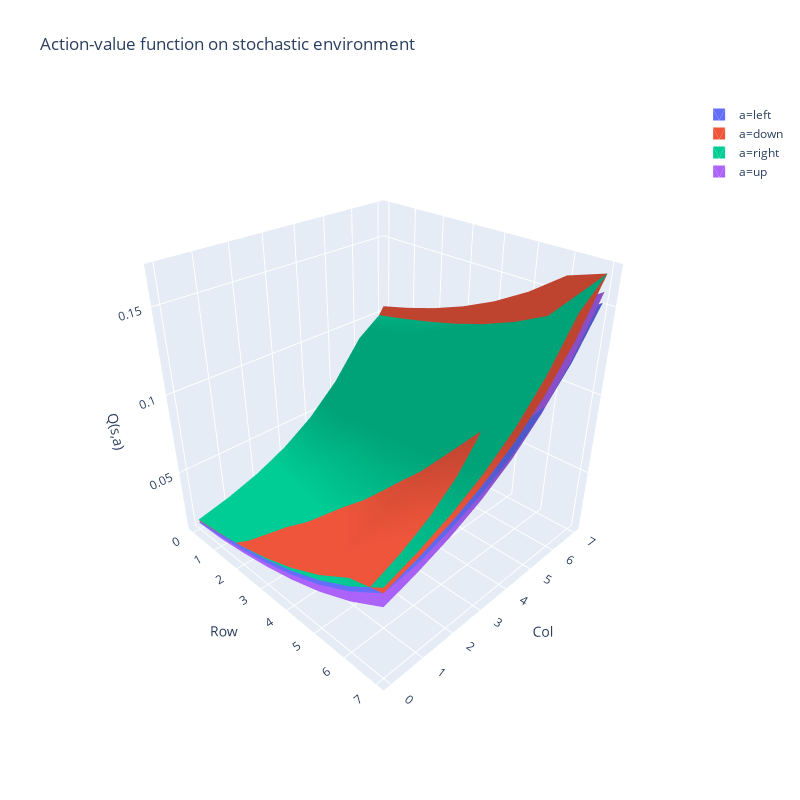

The notebook cell this image was saved under:
### Markdown cell above
If we plot the action-value function we note that it is very similar to the deterministic case, and that is a bad thing. With the slippery ice, the best strategy is to keep far from the holes while still making progress towards the frisbee. This narrows the states that should have higher value, and we expect that such a smooth curve doesn't capture these narrow paths in the state space. What this means is that we need a more complex model to represent the action-value function, or a much more intricate feature vector that is laborous to engineer.

### Code cell
plot_action_value_plotly(w_slfsarsa2, title='Action-value function on stochastic environment')
